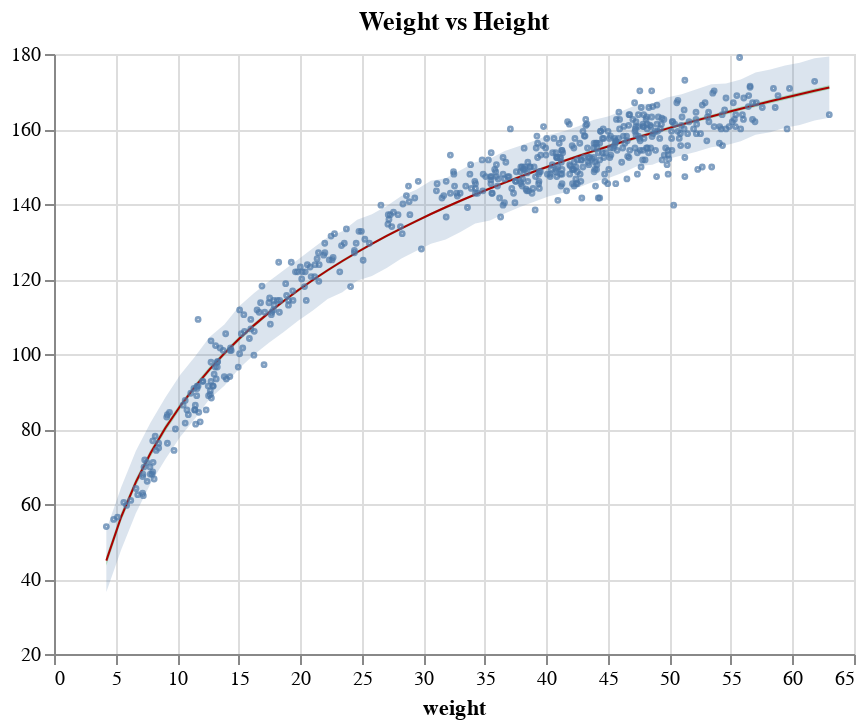

Notebook source saved alongside this figure:
### Code cell
compatibility_band = (
    alt.Chart(df)
    .encode(alt.X("weight"))
    .mark_area(opacity=0.3, color="#00AA00")
    .encode(alt.Y("mu_high", axis=alt.Axis(title=None)), alt.Y2("mu_low"))
)

prediction_band = (
    alt.Chart(df)
    .encode(alt.X("weight"))
    .mark_area(opacity=0.2)
    .encode(alt.Y("h_high"), alt.Y2("h_low"))
)

map_line = (
    alt.Chart(df)
    .mark_line(color="#AA0000", strokeWidth=1)
    .encode(x="weight", y="h_map")
)

# alt.layer(compatibility_band, prediction_band, data_chart)
compatibility_band + prediction_band + map_line + data_chart

### Figure 1 — Vega-Lite specification as saved in the notebook (floating-point values rounded to 4 significant figures; data arrays with more than 128 entries replaced by an {"elided": "..."} marker saying what was removed)
{"$schema": "https://vega.github.io/schema/vega-lite/v4.17.0.json", "config": {"view": {"continuousHeight": 300, "continuousWidth": 400}}, "data": {"name": "data-4d2181b43df28e12596b0b7a1d62d67f"}, "datasets": {"data-0f9d361e0cd69fc2cdd54452adb888eb": {"elided": "544 records"}, "data-4d2181b43df28e12596b0b7a1d62d67f": [{"h_high": 53.12, "h_low": 36.53, "h_map": 44.91, "mu_high": 46.13, "mu_low": 43.6, "weight": 4.252}, {"h_high": 64.42, "h_low": 47.75, "h_map": 56.53, "mu_high": 57.63, "mu_low": 55.38, "weight": 5.451}, {"h_high": 74.12, "h_low": 57.55, "h_map": 65.84, "mu_high": 66.83, "mu_low": 64.81, "weight": 6.65}, {"h_high": 81.76, "h_low": 65.47, "h_map": 73.6, "mu_high": 74.45, "mu_low": 72.63, "weight": 7.849}, {"h_high": 88.37, "h_low": 71.92, "h_map": 80.25, "mu_high": 81.04, "mu_low": 79.38, "weight": 9.048}, {"h_high": 94.41, "h_low": 77.86, "h_map": 86.07, "mu_high": 86.82, "mu_low": 85.29, "weight": 10.25}, {"h_high": 99.27, "h_low": 82.74, "h_map": 91.25, "mu_high": 91.96, "mu_low": 90.55, "weight": 11.45}, {"h_high": 104.6, "h_low": 88.06, "h_map": 95.92, "mu_high": 96.58, "mu_low": 95.27, "weight": 12.64}, {"h_high": 107.9, "h_low": 91.52, "h_map": 100.2, "mu_high": 100.8, "mu_low": 99.56, "weight": 13.84}, {"h_high": 112.7, "h_low": 96.12, "h_map": 104.0, "mu_high": 104.6, "mu_low": 103.5, "weight": 15.04}, {"h_high": 116.2, "h_low": 99.77, "h_map": 107.6, "mu_high": 108.2, "mu_low": 107.1, "weight": 16.24}, {"h_high": 119.3, "h_low": 102.9, "h_map": 111.0, "mu_high": 111.5, "mu_low": 110.5, "weight": 17.44}, {"h_high": 122.3, "h_low": 105.8, "h_map": 114.1, "mu_high": 114.6, "mu_low": 113.6, "weight": 18.64}, {"h_high": 125.2, "h_low": 108.8, "h_map": 117.0, "mu_high": 117.4, "mu_low": 116.5, "weight": 19.84}, {"h_high": 128.2, "h_low": 111.6, "h_map": 119.7, "mu_high": 120.2, "mu_low": 119.3, "weight": 21.04}, {"h_high": 131.1, "h_low": 114.6, "h_map": 122.3, "mu_high": 122.7, "mu_low": 121.9, "weight": 22.23}, {"h_high": 132.7, "h_low": 116.5, "h_map": 124.8, "mu_high": 125.2, "mu_low": 124.4, "weight": 23.43}, {"h_high": 135.8, "h_low": 119.5, "h_map": 127.1, "mu_high": 127.5, "mu_low": 126.7, "weight": 24.63}, {"h_high": 137.3, "h_low": 120.8, "h_map": 129.4, "mu_high": 129.7, "mu_low": 129.0, "weight": 25.83}, {"h_high": 139.4, "h_low": 123.0, "h_map": 131.5, "mu_high": 131.8, "mu_low": 131.1, "weight": 27.03}, {"h_high": 142.1, "h_low": 125.5, "h_map": 133.5, "mu_high": 133.9, "mu_low": 133.1, "weight": 28.23}, {"h_high": 143.8, "h_low": 127.5, "h_map": 135.5, "mu_high": 135.8, "mu_low": 135.1, "weight": 29.43}, {"h_high": 146.2, "h_low": 129.4, "h_map": 137.3, "mu_high": 137.7, "mu_low": 137.0, "weight": 30.63}, {"h_high": 146.9, "h_low": 130.5, "h_map": 139.1, "mu_high": 139.5, "mu_low": 138.8, "weight": 31.82}, {"h_high": 149.0, "h_low": 132.6, "h_map": 140.9, "mu_high": 141.2, "mu_low": 140.5, "weight": 33.02}, {"h_high": 151.2, "h_low": 134.8, "h_map": 142.5, "mu_high": 142.9, "mu_low": 142.2, "weight": 34.22}, {"h_high": 152.1, "h_low": 135.6, "h_map": 144.1, "mu_high": 144.5, "mu_low": 143.8, "weight": 35.42}, {"h_high": 154.1, "h_low": 137.5, "h_map": 145.7, "mu_high": 146.1, "mu_low": 145.3, "weight": 36.62}, {"h_high": 155.5, "h_low": 139.1, "h_map": 147.2, "mu_high": 147.6, "mu_low": 146.8, "weight": 37.82}, {"h_high": 156.9, "h_low": 140.6, "h_map": 148.7, "mu_high": 149.0, "mu_low": 148.3, "weight": 39.02}, {"h_high": 158.4, "h_low": 142.0, "h_map": 150.1, "mu_high": 150.5, "mu_low": 149.7, "weight": 40.22}, {"h_high": 159.4, "h_low": 143.0, "h_map": 151.5, "mu_high": 151.9, "mu_low": 151.1, "weight": 41.41}, {"h_high": 160.7, "h_low": 144.4, "h_map": 152.8, "mu_high": 153.2, "mu_low": 152.4, "weight": 42.61}, {"h_high": 162.4, "h_low": 145.9, "h_map": 154.1, "mu_high": 154.5, "mu_low": 153.7, "weight": 43.81}, {"h_high": 163.3, "h_low": 146.9, "h_map": 155.4, "mu_high": 155.8, "mu_low": 155.0, "weight": 45.01}, {"h_high": 164.9, "h_low": 148.4, "h_map": 156.6, "mu_high": 157.0, "mu_low": 156.2, "weight": 46.21}, {"h_high": 166.5, "h_low": 150.1, "h_map": 157.8, "mu_high": 158.2, "mu_low": 157.4, "weight": 47.41}, {"h_high": 166.8, "h_low": 150.5, "h_map": 159.0, "mu_high": 159.4, "mu_low": 158.5, "weight": 48.61}, {"h_high": 168.4, "h_low": 152.0, "h_map": 160.1, "mu_high": 160.6, "mu_low": 159.6, "weight": 49.81}, {"h_high": 169.3, "h_low": 152.9, "h_map": 161.2, "mu_high": 161.7, "mu_low": 160.8, "weight": 51.0}, {"h_high": 170.6, "h_low": 153.9, "h_map": 162.3, "mu_high": 162.8, "mu_low": 161.8, "weight": 52.2}, {"h_high": 171.9, "h_low": 155.2, "h_map": 163.4, "mu_high": 163.8, "mu_low": 162.9, "weight": 53.4}, {"h_high": 172.2, "h_low": 155.7, "h_map": 164.4, "mu_high": 164.9, "mu_low": 163.9, "weight": 54.6}, {"h_high": 173.2, "h_low": 156.8, "h_map": 165.4, "mu_high": 165.9, "mu_low": 164.9, "weight": 55.8}, {"h_high": 175.1, "h_low": 158.5, "h_map": 166.4, "mu_high": 166.9, "mu_low": 165.9, "weight": 57.0}, {"h_high": 175.8, "h_low": 159.1, "h_map": 167.4, "mu_high": 167.9, "mu_low": 166.9, "weight": 58.2}, {"h_high": 176.9, "h_low": 160.3, "h_map": 168.3, "mu_high": 168.9, "mu_low": 167.8, "weight": 59.4}, {"h_high": 177.7, "h_low": 161.1, "h_map": 169.3, "mu_high": 169.8, "mu_low": 168.7, "weight": 60.6}, {"h_high": 178.9, "h_low": 162.3, "h_map": 170.2, "mu_high": 170.7, "mu_low": 169.6, "weight": 61.79}, {"h_high": 179.4, "h_low": 163.0, "h_map": 171.1, "mu_high": 171.7, "mu_low": 170.6, "weight": 62.99}]}, "layer": [{"encoding": {"x": {"field": "weight", "type": "quantitative"}, "y": {"axis": {"title": null}, "field": "mu_high", "type": "quantitative"}, "y2": {"field": "mu_low"}}, "mark": {"color": "#00AA00", "opacity": 0.3, "type": "area"}}, {"encoding": {"x": {"field": "weight", "type": "quantitative"}, "y": {"field": "h_high", "type": "quantitative"}, "y2": {"field": "h_low"}}, "mark": {"opacity": 0.2, "type": "area"}}, {"encoding": {"x": {"field": "weight", "type": "quantitative"}, "y": {"field": "h_map", "type": "quantitative"}}, "mark": {"color": "#AA0000", "strokeWidth": 1, "type": "line"}}, {"data": {"name": "data-0f9d361e0cd69fc2cdd54452adb888eb"}, "encoding": {"x": {"field": "weight", "scale": {"zero": false}, "type": "quantitative"}, "y": {"field": "height", "scale": {"zero": false}, "type": "quantitative"}}, "mark": {"size": 2, "type": "point"}, "title": "Weight vs Height"}]}
